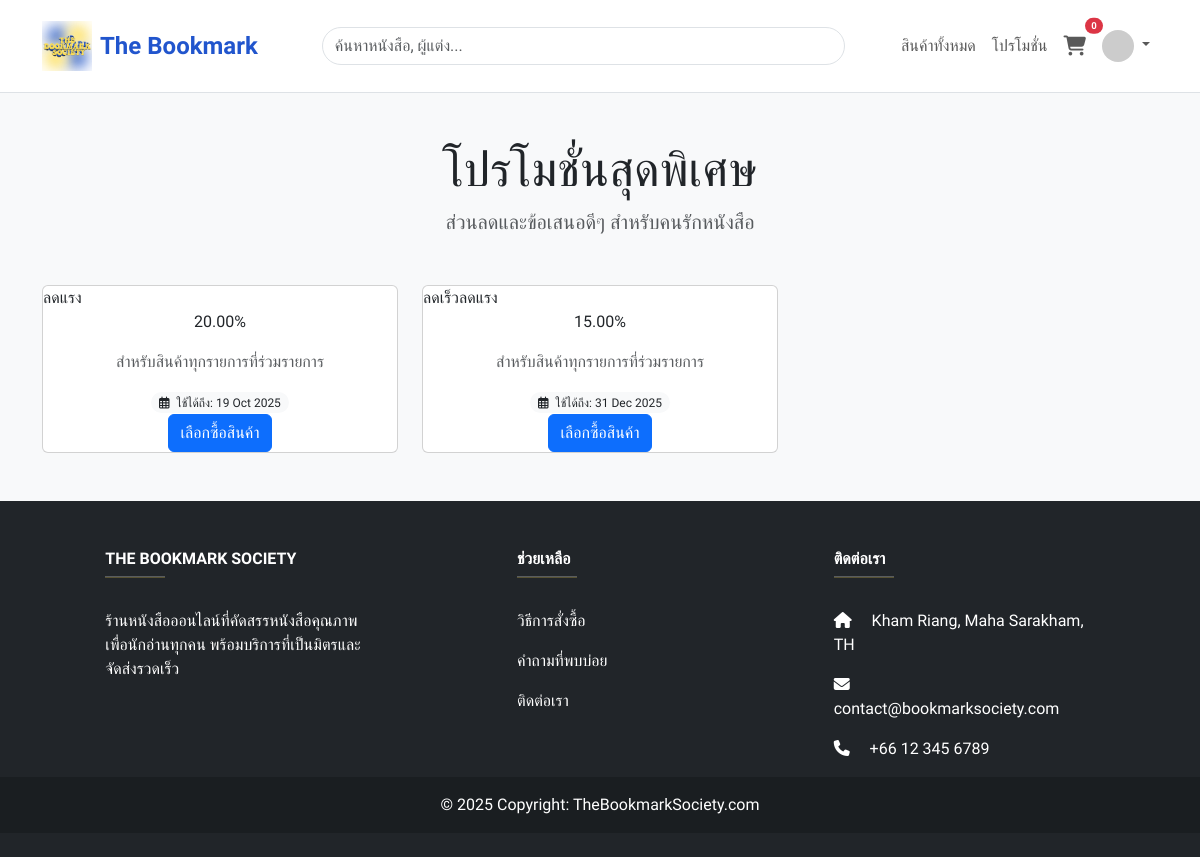
The app's page /pages/promotions.php (signed in) with its own data.
### tables this page shows
CREATE TABLE `promotions` (
  `id` int(11) NOT NULL,
  `name` varchar(255) NOT NULL,
  `discount_type` enum('percentage','fixed') NOT NULL,
  `discount_value` decimal(10,2) NOT NULL,
  `start_date` date NOT NULL,
  `end_date` date NOT NULL,
  `product_id` int(11) DEFAULT NULL
);

### pages/promotions.php (the view, shortened to what this page needs)
<?php
include '../config/connectdb.php';
$sql = "SELECT pr.*, p.title as product_title
        FROM promotions pr
        LEFT JOIN products p ON pr.product_id = p.id
        ORDER BY pr.end_date ASC";
$result = $conn->query($sql);
?>
<!doctype html>
<html lang="th">
<head>
    <link href="https://cdn.jsdelivr.net/npm/bootstrap@5.3.3/dist/css/bootstrap.min.css" rel="stylesheet">
    <link rel="stylesheet" href="https://cdnjs.cloudflare.com/ajax/libs/font-awesome/6.5.1/css/all.min.css">
    <link rel="stylesheet" href="../includes/css/style.css"> </head>
<body>
<?php include '../includes/navbar.php'; ?>
<div class="container my-5">
    <div class="text-center mb-5">
        <h1 class="display-5">โปรโมชั่นสุดพิเศษ</h1>
        <p class="lead text-muted">ส่วนลดและข้อเสนอดีๆ สำหรับคนรักหนังสือ</p>
    </div>
    <div class="row row-cols-1 row-cols-md-2 row-cols-lg-3 g-4">
        <?php if ($result && $result->num_rows > 0): ?>
            <?php while($row = $result->fetch_assoc()): ?>
                <div class="col">
                    <div class="card promo-card h-100">
                        <div class="promo-card-header">
                            <?= htmlspecialchars($row['name']) ?>
                        </div>
                        <div class="promo-card-body text-center">
                            <?php
                                $discount_text = '';
                                if ($row['discount_type'] == 'percentage') {
                                    $discount_text = $row['discount_value'] . '%';
                                } elseif ($row['discount_type'] == 'fixed') {
                                    $discount_text = '฿' . number_format($row['discount_value']);
                                }
                            ?>
                            <div class="promo-discount mb-3"><?= $discount_text ?></div>
                            <p class="text-muted">
                                <?php if($row['product_title']): ?>
                                    สำหรับหนังสือ: <strong><?= htmlspecialchars($row['product_title']) ?></strong>
                                <?php else: ?>
                                    สำหรับสินค้าทุกรายการที่ร่วมรายการ
                                <?php endif; ?>
                            </p>
                            <span class="badge rounded-pill bg-light text-dark fw-normal">
                                <i class="far fa-calendar-alt me-1"></i> ใช้ได้ถึง: <?= date('d M Y', strtotime($row['end_date'])) ?>
                            </span>
                        </div>
                        <div class="promo-card-footer text-center">
                            <a href="all_products.php" class="btn btn-primary">เลือกซื้อสินค้า</a>
                        </div>
                    </div>
                </div>
            <?php endwhile; ?>
        <?php else: ?>
            <div class="col-12">
                <p class="text-center text-muted fs-4 mt-5">ยังไม่มีโปรโมชั่นในขณะนี้</p>
            </div>
        <?php endif; ?>
    </div>
</div>
<?php include '../includes/footer.php'; ?>
</body>
</html>

### includes/css/style.css (style rules this page uses)
:root { --primary-color: #2155CD; --secondary-color: #0AA1DD; --accent-color: #FDDE55; --text-dark: #212529; --text-light: #6c757d; --bg-light: #f8f9fa; --border-color: #dee2e6; }
body { font-family: 'Prompt', sans-serif; background-color: var(--bg-light); color: var(--text-dark); }
h1, h2, h3, h4, h5, h6 { font-weight: 600; }

### records on screen
promotions: name "ลดแรง", discount_value "20.00%", end_date "19 Oct 2025"
promotions: name "ลดเร็วลดแรง", discount_value "15.00%", end_date "31 Dec 2025"

### other values on screen
$cartCount "0"
